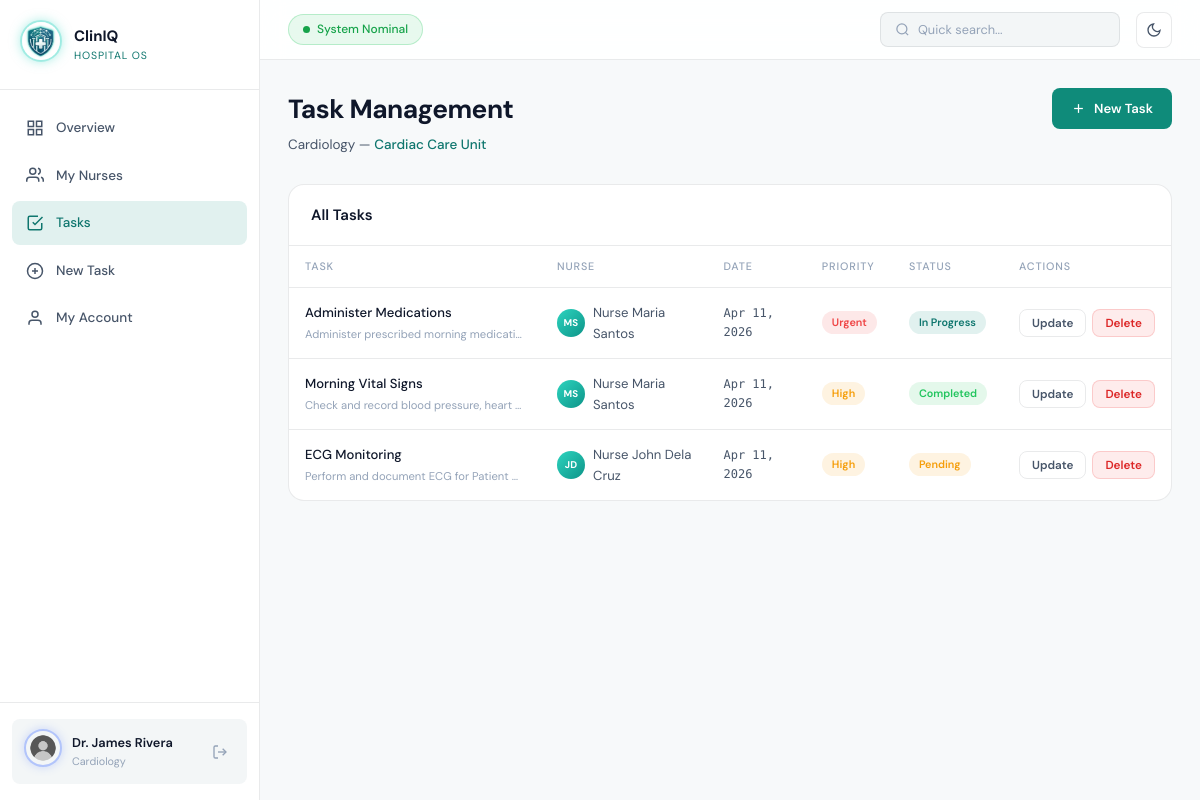
Page /pages/doctor.php?tab=tasks (signed in) on the committed database.
### tables this page shows
CREATE TABLE IF NOT EXISTS users (
    id INT AUTO_INCREMENT PRIMARY KEY,
    name VARCHAR(100) NOT NULL,
    email VARCHAR(150) NOT NULL UNIQUE,
    password VARCHAR(255) NOT NULL,
    role ENUM('main_admin', 'doctor_admin', 'nurse') NOT NULL,
    doctor_id INT DEFAULT NULL COMMENT 'For nurses: which doctor manages them',
    specialty VARCHAR(100) DEFAULT NULL COMMENT 'For doctors',
    department VARCHAR(100) DEFAULT NULL,
    avatar_initials VARCHAR(5) DEFAULT NULL,
    is_active TINYINT(1) DEFAULT 1,
    created_at TIMESTAMP DEFAULT CURRENT_TIMESTAMP,
    updated_at TIMESTAMP DEFAULT CURRENT_TIMESTAMP ON UPDATE CURRENT_TIMESTAMP
);

CREATE TABLE IF NOT EXISTS tasks (
    id INT AUTO_INCREMENT PRIMARY KEY,
    nurse_id INT NOT NULL,
    doctor_id INT NOT NULL,
    task_title VARCHAR(200) NOT NULL,
    task_description TEXT NOT NULL,
    priority ENUM('low', 'medium', 'high', 'urgent') DEFAULT 'medium',
    task_date DATE NOT NULL,
    due_time TIME DEFAULT NULL,
    status ENUM('pending', 'in_progress', 'completed', 'cancelled') DEFAULT 'pending',
    completed_at TIMESTAMP NULL DEFAULT NULL,
    notes TEXT DEFAULT NULL COMMENT 'Nurse notes on completion',
    patient_ref VARCHAR(50) DEFAULT NULL COMMENT 'Patient # / room, for drug-interaction checks',
    medication_name VARCHAR(150) DEFAULT NULL COMMENT 'Generic drug name (openFDA lookup)',
    drug_warning TEXT DEFAULT NULL COMMENT 'Interaction flags found via openFDA',
    calendar_event_id VARCHAR(255) DEFAULT NULL,
    calendar_sync_status ENUM('none','synced','failed') NOT NULL DEFAULT 'none',
    reminder_sent_at DATETIME DEFAULT NULL,
    created_at TIMESTAMP DEFAULT CURRENT_TIMESTAMP,
    updated_at TIMESTAMP DEFAULT CURRENT_TIMESTAMP ON UPDATE CURRENT_TIMESTAMP,
    FOREIGN KEY (nurse_id) REFERENCES users(id) ON DELETE CASCADE,
    FOREIGN KEY (doctor_id) REFERENCES users(id) ON DELETE CASCADE
);

### pages/doctor.php (the view, shortened to what the rows shown need)
<?php
require_once __DIR__ . '/../includes/functions.php';
$user     = currentUser();
$tab      = $_GET['tab'] ?? 'overview';
$stats    = getDashboardStats('doctor_admin', $user['id']);
$myNurses = getNursesByDoctor($user['id']);
$viewNurse = null;
include __DIR__ . '/../includes/header.php';
?>
<div class="page-header">
    <div class="page-header-left">
        <h1 class="page-title">
            <?= match($tab) {
                'nurses'      => 'My Nursing Team',
                'create_nurse'=> 'Add New Nurse',
                'nurse_view'  => 'Nurse Profile: ' . sanitize($viewNurse['name'] ?? ''),
                'tasks'       => 'Task Management',
                'newtask'     => 'Create New Task',
                'account'     => 'My Account',
                default       => 'My Dashboard'
            } ?>
        </h1>
        <p class="page-subtitle">
            <?= sanitize($user['specialty'] ?? 'Doctor Admin') ?> —
            <span class="highlight"><?= sanitize($user['department'] ?? '') ?></span>
        </p>
    </div>
</div>
<?php if ($tab === 'overview'): ?>
<div class="stat-grid">
    <div class="stat-card teal">
        <div class="stat-top">
            <div class="stat-icon" style="background:rgba(45,212,191,0.1)">
                <svg viewBox="0 0 24 24" fill="none" stroke="#2dd4bf" stroke-width="2"><path d="M17 21v-2a4 4 0 00-4-4H5a4 4 0 00-4 4v2"/><circle cx="9" cy="7" r="4"/></svg>
            </div>
            <span class="stat-badge neut">Staff</span>
        </div>
        <div class="stat-label">My Nurses</div>
        <div class="stat-value"><?= $stats['my_nurses'] ?></div>
    </div>
    <div class="stat-card blue">
        <div class="stat-top">
            <div class="stat-icon" style="background:rgba(61,111,255,0.1)">
                <svg viewBox="0 0 24 24" fill="none" stroke="#6389ff" stroke-width="2"><path d="M9 11l3 3L22 4"/><path d="M21 12v7a2 2 0 01-2 2H5a2 2 0 01-2-2V5a2 2 0 012-2h11"/></svg>
            </div>
            <span class="stat-badge neut">All</span>
        </div>
        <div class="stat-label">Total Tasks</div>
        <div class="stat-value"><?= $stats['total_tasks'] ?></div>
    </div>
    <div class="stat-card amber">
        <div class="stat-top">
            <div class="stat-icon" style="background:rgba(245,158,11,0.1)">
                <svg viewBox="0 0 24 24" fill="none" stroke="#f59e0b" stroke-width="2"><circle cx="12" cy="12" r="10"/><polyline points="12 6 12 12 16 14"/></svg>
            </div>
            <span class="stat-badge down">Pending</span>
        </div>
        <div class="stat-label">Pending Tasks</div>
        <div class="stat-value"><?= $stats['pending_tasks'] ?></div>
    </div>
    <div class="stat-card green">
        <div class="stat-top">
            <div class="stat-icon" style="background:rgba(34,197,94,0.1)">
                <svg viewBox="0 0 24 24" fill="none" stroke="#22c55e" stroke-width="2"><polyline points="20 6 9 17 4 12"/></svg>
            </div>
            <span class="stat-badge up">Today</span>
        </div>
        <div class="stat-label">Completed Today</div>
        <div class="stat-value"><?= $stats['completed_today'] ?></div>
    </div>
</div>
<div class="content-grid">
    <div class="card">
        <div class="card-header">
            <span class="card-title">Today's Tasks</span>
            <a href="doctor.php?tab=tasks" class="btn btn-outline btn-sm">View All</a>
        </div>
        <div class="card-body p0">
            <?php $tasks = getTasksByDoctor($user['id'], date('Y-m-d')); ?>
            <?php if ($tasks): ?>
            <table class="data-table">
                <thead><tr><th>Task</th><th>Nurse</th><th>Priority</th><th>Progress</th></tr></thead>
                <tbody>
                    <?php foreach ($tasks as $t): ?>
                    <tr>
                        <td>
                            <div class="table-name"><?= sanitize($t['task_title']) ?></div>
                            <?php if ($t['due_time']): ?><div class="table-sub"><?= date('g:i A', strtotime($t['due_time'])) ?></div><?php endif; ?>
                        </td>
                        <td>
                            <div style="display:flex;align-items:center;gap:8px">
                                <div class="avatar sm" style="background:linear-gradient(135deg,#2dd4bf,#0d9488)"><?= sanitize($t['nurse_initials']) ?></div>
                                <?= sanitize($t['nurse_name']) ?>
                            </div>
                        </td>
                        <td><span class="badge-pill <?= priorityClass($t['priority']) ?>"><?= $t['priority'] ?></span></td>
                        <td><span class="badge-pill <?= statusClass($t['status']) ?>"><?= str_replace('_',' ',$t['status']) ?></span></td>
                    </tr>
                    <?php endforeach; ?>
                </tbody>
            </table>
            <?php else: ?>
            <div class="empty-state">
                <svg viewBox="0 0 24 24" fill="none" stroke="currentColor" stroke-width="1.5"><path d="M9 11l3 3L22 4"/></svg>
                <p>No tasks for today. <a href="doctor.php?tab=newtask" style="color:var(--accent-blue-g)">Create one?</a></p>
            </div>
            <?php endif; ?>
        </div>
    </div>
    <div class="card">
        <div class="card-header">
            <span class="card-title">My Nurses</span>
            <a href="doctor.php?tab=nurses" class="btn btn-outline btn-sm">Manage</a>
        </div>
        <div class="activity-feed">
            <?php foreach ($myNurses as $n): ?>
            <?php
                $db2 = getDB();
                $s2 = $db2->prepare("SELECT COUNT(*) FROM tasks WHERE nurse_id=? AND status='pending' AND task_date=CURDATE()");
                $s2->execute([$n['id']]); $pendCount = $s2->fetchColumn();
            ?>
            <div class="activity-item">
                <div class="avatar sm" style="background:linear-gradient(135deg,#2dd4bf,#0d9488)"><?= sanitize($n['avatar_initials']) ?></div>
                <div class="activity-body">
                    <div class="activity-title"><?= sanitize($n['name']) ?></div>
                    <div class="activity-detail"><?= sanitize($n['department'] ?? '—') ?></div>
                </div>
                <button class="btn btn-outline btn-sm"
                    onclick="openNursePasswordModal(<?= $n['id'] ?>, '<?= addslashes(sanitize($n['name'])) ?>')">
                    View
                </button>
            </div>
            <?php endforeach; ?>
            <?php if (!$myNurses): ?>
            <div class="empty-state"><p>No nurses assigned yet. <a href="doctor.php?tab=create_nurse" style="color:var(--accent-blue-g)">Add one?</a></p></div>
            <?php endif; ?>
        </div>
    </div>
</div>
<?php elseif ($tab === 'tasks'): ?>
<div class="card">
    <div class="card-body p0">
        <?php $tasks = getTasksByDoctor($user['id']); ?>
        <table class="data-table">
            <thead><tr><th>Task</th><th>Nurse</th><th>Date</th><th>Priority</th><th>Status</th><th>Actions</th></tr></thead>
            <tbody>
                <?php foreach ($tasks as $t): ?>
                <tr>
                    <td>
                        <div class="table-name"><?= sanitize($t['task_title']) ?></div>
                        <div class="table-sub" style="max-width:220px;overflow:hidden;text-overflow:ellipsis;white-space:nowrap"><?= sanitize($t['task_description']) ?></div>
                    </td>
                    <td>
                        <div style="display:flex;align-items:center;gap:8px">
                            <div class="avatar sm" style="background:linear-gradient(135deg,#2dd4bf,#0d9488)"><?= sanitize($t['nurse_initials']) ?></div>
                            <?= sanitize($t['nurse_name']) ?>
                        </div>
                    </td>
                    <td class="font-mono text-sm"><?= date('M j, Y', strtotime($t['task_date'])) ?></td>
                    <td><span class="badge-pill <?= priorityClass($t['priority']) ?>"><?= $t['priority'] ?></span></td>
                    <td><span class="badge-pill <?= statusClass($t['status']) ?>"><?= str_replace('_',' ',$t['status']) ?></span></td>
                    <td>
                        <div style="display:flex;gap:6px">
                            <button class="btn btn-outline btn-sm" onclick="openProgressModal(<?= htmlspecialchars(json_encode($t)) ?>)">Update</button>
                            <button class="btn btn-danger btn-sm" onclick="deleteTaskConfirm(<?= $t['id'] ?>)">Delete</button>
                        </div>
                    </td>
                </tr>
                <?php endforeach; ?>
            </tbody>
        </table>
    </div>
</div>
<?php endif; ?>
<?php include __DIR__ . '/../includes/footer.php'; ?>

### includes/header.php (shortened to what the rows shown need)
<?php
$user = currentUser();
$role = $user['role'] ?? '';
$roleLabel = match($role) {
    'main_admin'   => 'System Admin',
    'doctor_admin' => $user['specialty'] ?? 'Doctor Admin',
    'nurse'        => 'Nurse',
    default        => 'User'
};
?>
<!DOCTYPE html>
<html lang="en">
<head>
    <link rel="stylesheet" href="../css/main.css">
</head>
<body>
<div class="app-shell">
    <aside class="sidebar">
        <div class="sidebar-footer">
            <div class="user-card">
                <div class="user-info">
                    <span class="user-name"><?= sanitize($user['name']) ?></span>
                    <span class="user-role"><?= $roleLabel ?></span>
                </div>
            </div>
        </div>
    </aside>
    <main class="main-content">
        <div class="page-content">

### rows in the picture
users: name "Dr. James Rivera", specialty "Cardiology", department "Cardiac Care Unit"
tasks: task_title "Administer Medications", task_description "Administer prescribed morning medicati…", nurse.avatar_initials "MS", nurse.name "Nurse Maria Santos", task_date "Apr 11, 2026", priority "Urgent", status "In Progress"
tasks: task_title "Morning Vital Signs", task_description "Check and record blood pressure, heart…", nurse.avatar_initials "MS", nurse.name "Nurse Maria Santos", task_date "Apr 11, 2026", priority "High", status "Completed"
tasks: task_title "ECG Monitoring", task_description "Perform and document ECG for Patient…", nurse.avatar_initials "JD", nurse.name "Nurse John Dela Cruz", task_date "Apr 11, 2026", priority "High", status "Pending"

### other values in the picture
$item['label'] "Overview"
$item['label'] "My Nurses"
$item['label'] "Tasks"
$item['label'] "New Task"
$item['label'] "My Account"
